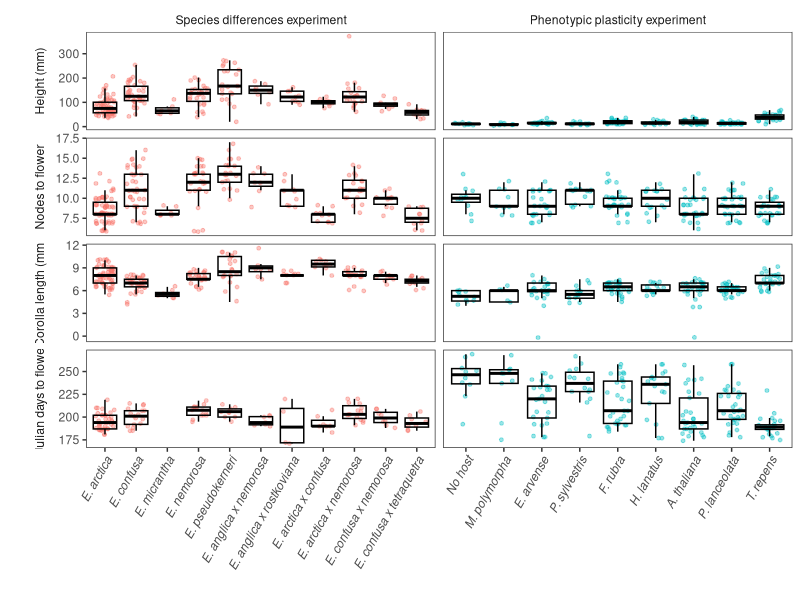
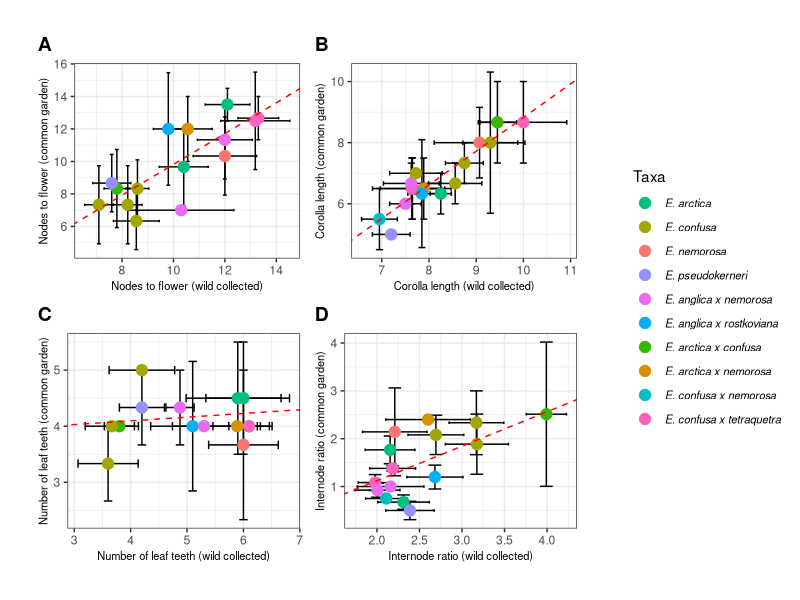

Source code (R) for these figures, in order:
# Figures 1 and 2 for the manuscript #
# updated 19.11.19 #
# Max Brown #

library(data.table)
library(ggplot2)
library(cowplot)
library(dplyr)
library(lme4)

# Figure 1 #

# need four traits, julian days to flower, corolla length, nodes to flower, height
manyh <- fread("./Data/Manyhosts.csv")[, .(Experiment = as.factor("Phenotypic plasticity experiment"),
                                            `Host or Species` = Host, 
                                           `Height (mm)` = Height, 
                                           `Nodes to flower` = Nodes_to_flower_inc_coty, 
                                           `Corolla length (mm)` = Standard_corolla_l,
                                           `Julian days to flower` = Julian_days_to_flower)]
manysp <- fread("./Data/Manyspecies.csv")[, .(Experiment = as.factor("Species differences experiment"),
                                              `Host or Species` = Expert_ID_living,
                                              `Height (mm)` = Height, 
                                              `Nodes to flower` = Nodes_to_flower_inc_coty, 
                                              `Corolla length (mm)` = Standard_corolla_l,
                                              `Julian days to flower` = Julian_days_to_flower)]

# need a data table with columns: experiment, Host or species with levels, variable, value

com <- rbind(manyh, manysp)

meltcom <- melt.data.table(data = com, id.vars = c("Experiment", "Host or Species"))

# reorder factor levels for experiment
meltcom$Experiment <- factor(x = meltcom$Experiment, levels = c("Species differences experiment",
                                          "Phenotypic plasticity experiment"))
meltcom$`Host or Species` <- as.factor(meltcom$`Host or Species`)
levels(meltcom$`Host or Species`)[17]<- "No host"
levels(meltcom$`Host or Species`)[16]<- "M. polymorpha"
levels(meltcom$`Host or Species`)[13]<- "E. arvense"
levels(meltcom$`Host or Species`)[18]<- "P. sylvestris"
levels(meltcom$`Host or Species`)[14]<- "F. rubra"
levels(meltcom$`Host or Species`)[15]<- "H. lanatus"
levels(meltcom$`Host or Species`)[1]<- "A. thaliana"
levels(meltcom$`Host or Species`)[19]<- "P. lanceolata"
levels(meltcom$`Host or Species`)[20]<- "T. repens"
levels(meltcom$`Host or Species`)[10] <- "E. confusa x nemorosa"
levels(meltcom$`Host or Species`)[12] <- "E. confusa x tetraquetra"


meltcom$`Host or Species` <- factor(meltcom$`Host or Species`, levels = c( "No host", "M. polymorpha", "E. arvense", "P. sylvestris", "F. rubra",
                                                                       "H. lanatus", "A. thaliana", "P. lanceolata", "T. repens",
                                                                       "E. arctica", "E. confusa", 
                                                                       "E. micrantha", "E. nemorosa", "E. pseudokerneri", 
                                                                       "E. anglica x nemorosa","E. anglica x rostkoviana",
                                                                       "E. arctica x confusa", 
                                                                       "E. arctica x nemorosa",
                                                                       "E. confusa x nemorosa",
                                                                       "E. confusa x tetraquetra"))


figure1 <- ggplot(meltcom, aes(x=`Host or Species`, y=value))+
  geom_point(alpha=0.4, position = position_jitter(width = 0.3),
             size = 1, aes(colour=Experiment))+
  geom_boxplot(alpha=0, col="black")+
  facet_grid(variable ~ Experiment, scales = "free", switch = "y")+
  theme_bw()+
  theme(axis.text.x = element_text(hjust = 1, angle = 60, face = "italic"),
        legend.position = "none",
        strip.background = element_rect(fill = "white", colour="white"),
        strip.text.y = element_text(),
        strip.placement = "outside",
        panel.grid = element_blank())+
  ylab(label = "")+
  xlab(label = "")

ggsave(filename = "Figure1_updated.pdf", plot = figure1, device = "pdf", 
       path = "./Output/",
       width = 7.25, height = 7.25, units = "in")

# Figure 2 #

# we plot the common vs wild data in an intuitive way
# The variables to consider are nodes to flower, corolla length, number of teeth on the lower floral leaf and internode ratio
comwild <- fread("./Data/Wildcommon.csv") # = pope4ecom

tidy.comwild <- data.table::melt.data.table(data = comwild, id.vars = c("Experiment", "E4E", "Species")) # = tidy.pop

# Nodes to flower - updated 19.11.19
tidy.comwild2 <- tidy.comwild[variable == "Nodes to flower inc coty", .(variable, value), by = .(E4E, Experiment, Species)]

sum.tidy.pop <- tidy.comwild2[, .(N=.N,
                  mean = mean(value),
                  sem = sd(value)/sqrt(.N)), by = .(E4E, Experiment, Species, variable)]


common.1 <- filter(sum.tidy.pop, sum.tidy.pop$Experiment == "Common")
wild.1 <- filter(sum.tidy.pop, sum.tidy.pop$Experiment == "Wild")

commonandwild.1<-data.frame(common.1, wild.1)

plot_colours <- data.frame(colour = c("#AEA200", "#00C1A7",
                                      "#00A6FF", "#EF67EB",
                                      "#F8766D", "#DB8E00",
                                      "#64B200", "#00BD5C",
                                      "#B385FF", "#FF63B6"),
                           Species = c("E. arctica", 
                                      "E. confusa",
                                      "E. nemorosa", 
                                      "E. pseudokerneri", 
                                      "E. anglica x nemorosa",
                                      "E. anglica x rostkoviana",
                                      "E. arctica x confusa", 
                                      "E. arctica x nemorosa",
                                      "E. confusa x nemorosa",
                                      "E. confusa x tetraquetra"))
commonandwild.1 <- merge(plot_colours, commonandwild.1, by = c("Species"))


####### Get the legend first

get.legend <- ggplot(commonandwild.1, aes(x=mean,
                                          y=mean.1, 
                                          group = colour))+
  geom_errorbar(aes(ymin = mean.1-2*sem.1, ymax = mean.1+2*sem.1), width = 0.15)+
  geom_errorbarh(aes(xmin = mean-2*sem, xmax = mean+2*sem), width=0.5)+
  geom_point(aes(colour = colour), size=3.5) +
  geom_abline(intercept = coef(lm(mean.1 ~ mean, data = commonandwild.1[-1,]))[1], slope = coef(lm(mean.1 ~ mean, data = commonandwild.1[-1,]))[2], col="red", lty = 2)+
  theme_bw()+
  labs(title = "Nodes to flower")+
  xlab(label = "")+
  ylab(label = "")+
  scale_colour_discrete(name = "Taxa",
                        breaks = c("#AEA200", "#00C1A7",
                                   "#00A6FF", "#EF67EB",
                                   "#F8766D", "#DB8E00",
                                   "#64B200", "#00BD5C",
                                   "#B385FF", "#FF63B6"),
                        labels = c("E. arctica", 
                                   "E. confusa",
                                   "E. nemorosa", 
                                   "E. pseudokerneri", 
                                   "E. anglica x nemorosa",
                                   "E. anglica x rostkoviana",
                                   "E. arctica x confusa", 
                                   "E. arctica x nemorosa",
                                   "E. confusa x nemorosa",
                                   "E. confusa x tetraquetra"))+
  theme(legend.text = element_text(size = 8, face = "italic"))

legendforerrorbars<-get_legend(get.legend)

####### Nodes to flower

plote1<-ggplot(commonandwild.1, aes(x=mean,
                                    y=mean.1))+
  geom_errorbar(aes(ymin = mean.1-2*sem.1, ymax = mean.1+2*sem.1), width = 0.15)+
  geom_errorbarh(aes(xmin = mean-2*sem, xmax = mean+2*sem), width=0.5)+
  geom_point(aes(colour = Species), size=3.5) +
  geom_abline(intercept = coef(lm(mean.1 ~ mean, data = commonandwild.1[-1,]))[1], slope = coef(lm(mean.1 ~ mean, data = commonandwild.1[-1,]))[2], col="red", lty = 2)+
  theme_bw()+
  labs(title = "")+
  xlab(label = "Nodes to flower (wild collected)")+
  ylab(label = "Nodes to flower (common garden)")+
  scale_colour_discrete(name = "Taxa",
                        breaks = c("#AEA200", "#00C1A7",
                                   "#00A6FF", "#EF67EB",
                                   "#F8766D", "#DB8E00",
                                   "#64B200", "#00BD5C",
                                   "#B385FF", "#FF63B6"),
                        labels = c("E. arctica", 
                                   "E. confusa",
                                   "E. nemorosa", 
                                   "E. pseudokerneri", 
                                   "E. anglica x nemorosa",
                                   "E. anglica x rostkoviana",
                                   "E. arctica x confusa", 
                                   "E. arctica x nemorosa",
                                   "E. confusa x nemorosa",
                                   "E. confusa x tetraquetra"))+
  theme(legend.position = "none",
        axis.title.x = element_text(size = 8),
        axis.title.y = element_text(size = 8))

# Corolla length

sum.tidy.pop2 <- tidy.comwild[variable == "Standard corolla l"][, .(N = .N,
                                                   mean = mean(value),
                                                   sem = sd(value)/sqrt(.N)), by = .(E4E, Experiment, Species, variable)]

common.2 <- filter(sum.tidy.pop2, sum.tidy.pop2$Experiment == "Common")
wild.2 <- filter(sum.tidy.pop2, sum.tidy.pop2$Experiment == "Wild")

commonandwild.2<-data.frame(common.2, wild.2)

plote2<-ggplot(commonandwild.2, aes(x=mean,
                                    y=mean.1))+
  geom_errorbar(aes(ymin = mean.1-2*sem.1, ymax = mean.1+2*sem.1), width = 0.15, size=0.5)+
  geom_errorbarh(aes(xmin = mean-2*sem, xmax = mean+2*sem), width=0.5, size=0.5)+
  geom_point(aes(colour = Species), size=3.5) +
  geom_abline(intercept = coef(lm(mean.1 ~ mean, data = commonandwild.2))[1], 
              slope = coef(lm(mean.1 ~ mean, data = commonandwild.2))[2], col="red", lty = 2)+
  theme_bw()+
  labs(title = "")+
  xlab(label = "Corolla length (wild collected)")+
  ylab(label = "Corolla length (common garden)")+
  scale_colour_discrete(name = "Taxa",
                        breaks = c("#AEA200", "#00C1A7",
                                   "#00A6FF", "#EF67EB",
                                   "#F8766D", "#DB8E00",
                                   "#64B200", "#00BD5C",
                                   "#B385FF", "#FF63B6"),
                        labels = c("E. arctica", 
                                   "E. confusa",
                                   "E. nemorosa", 
                                   "E. pseudokerneri", 
                                   "E. anglica x nemorosa",
                                   "E. anglica x rostkoviana",
                                   "E. arctica x confusa", 
                                   "E. arctica x nemorosa",
                                   "E. confusa x nemorosa",
                                   "E. confusa x tetraquetra"))+
  theme(legend.position = "none",
        axis.title.x = element_text(size = 8),
        axis.title.y = element_text(size = 8))

# Number of leaf teeth on the lower floral leaf

sum.tidy.pop3 <- tidy.comwild[variable == "No. teeth lower floral leaf"][-c(12,23,144,195)][, .(N = .N,
                                                                    mean = mean(value),
                                                                    sem = sd(value)/sqrt(.N)), by = .(E4E, Experiment, Species, variable)]

common.3 <- filter(sum.tidy.pop3, sum.tidy.pop3$Experiment == "Common")
wild.3 <- filter(sum.tidy.pop3, sum.tidy.pop3$Experiment == "Wild")

commonandwild.3 <- data.frame(common.3, wild.3)


plote3<-ggplot(commonandwild.3, aes(x=mean,
                                    y=mean.1))+
  geom_errorbar(aes(ymin = mean.1-2*sem.1, ymax = mean.1+2*sem.1), width = 0.15, size=0.5)+
  geom_errorbarh(aes(xmin = mean-2*sem, xmax = mean+2*sem), width=0.5, size=0.5)+
  geom_point(aes(colour = Species), size=3.5) +
  geom_abline(intercept = coef(lm(mean.1 ~ mean, data = na.omit(commonandwild.3)))[1], 
              slope = coef(lm(mean.1 ~ mean, data = na.omit(commonandwild.3)))[2], col="red", lty = 2)+
  theme_bw()+
  labs(title = "")+
  xlab(label = "Number of leaf teeth (wild collected)")+
  ylab(label = "Number of leaf teeth (common garden)")+
  scale_colour_discrete(name = "Taxa",
                        breaks = c("#AEA200", "#00C1A7",
                                   "#00A6FF", "#EF67EB",
                                   "#F8766D", "#DB8E00",
                                   "#64B200", "#00BD5C",
                                   "#B385FF", "#FF63B6"),
                        labels = c("E. arctica", 
                                   "E. confusa",
                                   "E. nemorosa", 
                                   "E. pseudokerneri", 
                                   "E. anglica x nemorosa",
                                   "E. anglica x rostkoviana",
                                   "E. arctica x confusa", 
                                   "E. arctica x nemorosa",
                                   "E. confusa x nemorosa",
                                   "E. confusa x tetraquetra"))+
  theme(legend.position = "none",
        axis.title.x = element_text(size = 8),
        axis.title.y = element_text(size = 8))

# Leaf ratio

sum.tidy.pop4 <- tidy.comwild[variable == "Cauline internode leaf ratio"][-c(83, 144, 23, 12)][, .(N = .N,
                                                                              mean = mean(value),
                                                                              sem = sd(value)/sqrt(.N)), by = .(E4E, Experiment, Species, variable)]

common.4 <- filter(sum.tidy.pop4, sum.tidy.pop4$Experiment == "Common")
wild.4 <- filter(sum.tidy.pop4, sum.tidy.pop4$Experiment == "Wild")

commonandwild.4 <- data.frame(common.4, wild.4)


plote4<-ggplot(commonandwild.4, aes(x=mean,
                                    y=mean.1))+
  geom_errorbar(aes(ymin = mean.1-2*sem.1, ymax = mean.1+2*sem.1), width = 0.15, size=0.5)+
  geom_errorbarh(aes(xmin = mean-2*sem, xmax = mean+2*sem), width=0.5, size=0.5)+
  geom_point(aes(colour = Species), size=3.5) +
  geom_abline(intercept = coef(lm(mean.1 ~ mean, data = na.omit(commonandwild.4)))[1], 
              slope = coef(lm(mean.1 ~ mean, data = na.omit(commonandwild.4)))[2], col="red", lty = 2)+
  theme_bw()+
  labs(title = "")+
  xlab(label = "Internode ratio (wild collected)")+
  ylab(label = "Internode ratio (common garden)")+
  scale_colour_discrete(name = "Taxa",
                        breaks = c("#AEA200", "#00C1A7",
                                   "#00A6FF", "#EF67EB",
                                   "#F8766D", "#DB8E00",
                                   "#64B200", "#00BD5C",
                                   "#B385FF", "#FF63B6"),
                        labels = c("E. arctica", 
                                   "E. confusa",
                                   "E. nemorosa", 
                                   "E. pseudokerneri", 
                                   "E. anglica x nemorosa",
                                   "E. anglica x rostkoviana",
                                   "E. arctica x confusa", 
                                   "E. arctica x nemorosa",
                                   "E. confusa x nemorosa",
                                   "E. confusa x tetraquetra"))+
  theme(legend.position = "none",
        axis.title.x = element_text(size = 8),
        axis.title.y = element_text(size = 8))

figure2<-plot_grid(plote1, plote2, plote3, plote4, labels = "AUTO")
# needs small amount of tweaking but basically there
figure2 <- plot_grid(figure2, legendforerrorbars, rel_widths = c(1, 0.3), scale = 0.9)

ggsave(filename = "Figure2_updated.pdf", plot = figure2, device = "pdf", 
       path = "./Output/",
       width = 7.25, units = "in")
